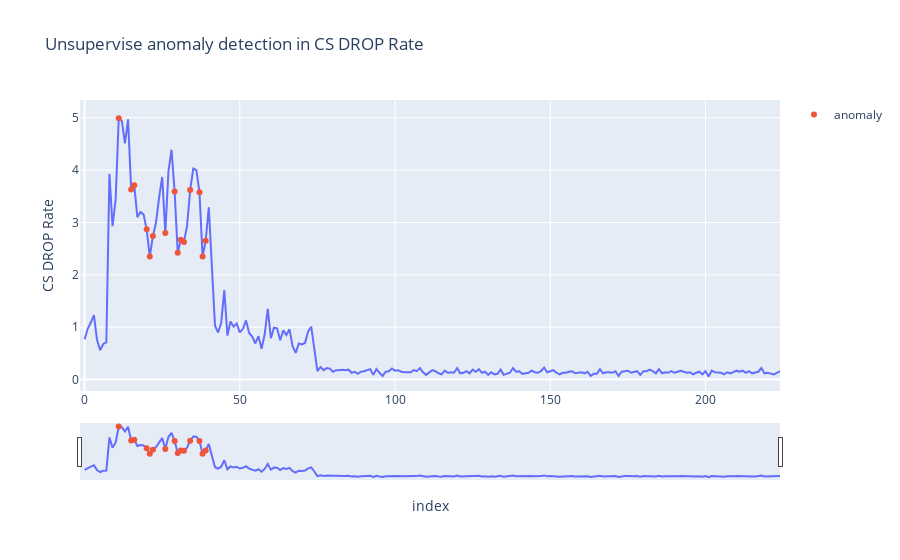

The code cell stored with this chart in its notebook:
### Code cell
fig = px.line(df, x='index', y='CS DROP Rate', title='Unsupervise anomaly detection in CS DROP Rate')
fig.add_trace(go.Scatter(x=ocsvm_anomaly_df["index"].to_list(),
                        y=ocsvm_anomaly_df["CS DROP Rate"].to_list(),
                        mode='markers',
                        name='anomaly'))
fig.update_xaxes(rangeslider_visible=True)
fig

### Figure 1 — Plotly figure (JSON) as saved in the notebook; plotly's stock layout.template omitted (floating-point values rounded to 4 significant figures; data arrays with more than 128 entries replaced by an {"elided": "..."} marker saying what was removed)
{"data": [{"hovertemplate": "index=%{x}<br>CS DROP Rate=%{y}<extra></extra>", "legendgroup": "", "line": {"color": "#636efa", "dash": "solid"}, "mode": "lines", "name": "", "orientation": "v", "showlegend": false, "type": "scatter", "x": {"elided": "225 int values"}, "xaxis": "x", "y": {"elided": "225 float values"}, "yaxis": "y"}, {"mode": "markers", "name": "anomaly", "type": "scatter", "x": [11, 15, 16, 20, 21, 22, 26, 29, 30, 31, 32, 34, 37, 38, 39], "y": [4.99, 3.63, 3.71, 2.87, 2.35, 2.74, 2.8, 3.59, 2.42, 2.67, 2.63, 3.62, 3.58, 2.35, 2.65]}], "layout": {"legend": {"tracegroupgap": 0}, "title": {"text": "Unsupervise anomaly detection in CS DROP Rate"}, "xaxis": {"anchor": "y", "domain": [0, 1], "rangeslider": {"visible": true}, "title": {"text": "index"}}, "yaxis": {"anchor": "x", "domain": [0, 1], "title": {"text": "CS DROP Rate"}}}}
